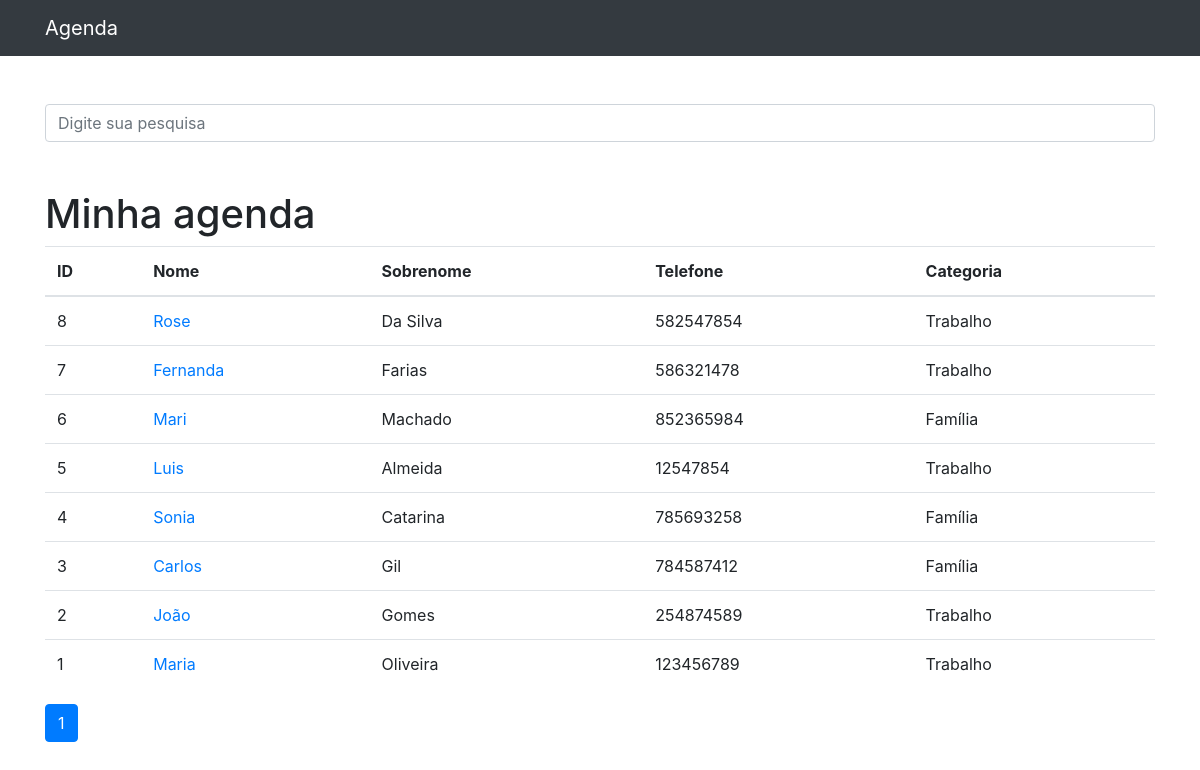
The page / on the database its author committed.
### contatos/models.py (models this page shows, shortened)
class Contato(models.Model):
    nome = models.CharField(max_length=255)
    sobrenome = models.CharField(max_length=255, blank=True)
    telefone = models.CharField(max_length=255)
    email = models.CharField(max_length=255, blank=True)
    data_criacao = models.DateTimeField(default=timezone.now)
    descricao = models.TextField(blank=True)
    categoria = models.ForeignKey(Categoria, on_delete=models.DO_NOTHING)
    mostrar = models.BooleanField(default=True)
    foto = models.ImageField(blank=True, upload_to='fotos/%Y/%m')

class Categoria(models.Model):
    nome = models.CharField(max_length=255)
    def __str__(self):
        return self.nome

### contatos/views.py (the view)
# urls.py: path('', views.index, name='index'),
def index(request):
    contatos = Contato.objects.order_by('-id').filter(
        mostrar=True
    )
    paginator = Paginator(contatos, 20)
    page = request.GET.get('page')
    contatos = paginator.get_page(page)
    return render(request, 'contatos/index.html', {
        'contatos': contatos
    })

### contatos/templates/contatos/index.html
{% extends 'base.html' %}
{% block conteudo %}
<h1 class="mt-5">Minha agenda</h1>
<table class="table">
    <thead>
        <tr>
            <th>ID</th>
            <th>Nome</th>
            <th>Sobrenome</th>
            <th>Telefone</th>
            <th>Categoria</th>
        </tr>
    </thead>
    <tbody>
        {% for contato in contatos %}
        {% if contato.mostrar %}
        <tr>
            <td>{{ contato.id }}</td>
            <td>
                <a href="{% url 'ver_contato' contato.id %}">{{ contato.nome }}</a>
            </td>
            <td>{{ contato.sobrenome }}</td>
            <td>{{ contato.telefone }}</td>
            <td>{{ contato.categoria }}</td>
        </tr>
        {%endif%}
        {% endfor %}
    </tbody>
</table>
<nav aria-label="Page navigation example">
    <ul class="pagination">
        {% for pagina in contatos.paginator.page_range %}
        {% if contatos.number == pagina %}
        <li class="page-item active">
            <a class="page-link" href="page={{ pagina }}&termo={{ request.GET.termo }}">{{ pagina }}</a>
        </li>
        {% else %}
        <li class="page-item">
            <a class="page-link" href="page={{ pagina }}&termo={{ request.GET.termo }}">{{ pagina }}</a>
        </li>
        {% endif %}
        {% endfor %}
    </ul>
</nav>
{%endblock%}

### templates/base.html (shortened to what this page needs)
{% load static %}
<!DOCTYPE html>
<html lang="pt">
<head>
  {% include "parciais/_head.html" %}
</head>
<body>
  {% include "parciais/_nav.html" %}
  <div class="container">
    <div class="row">
      <div class="col-lg-12">
        {% if 'accounts' not in request.path %}
        <br><br>
        <form method="get" action="{% url 'busca' %}">
          <div class="form-group row">
            <div class="col-12">
              <input class="form-control" type="search" value="{{ request.GET.termo }}" id="search-input"
                placeholder="Digite sua pesquisa" name="termo">
            </div>
          </div>
        </form>
        {% endif %}
        {% block conteudo %} {%endblock%}
      </div>
    </div>
  </div>
</body>
</html>

### templates/parciais/_head.html (shortened to what this page needs)
{% load static %}
<link href="{% static 'vendor/bootstrap/css/bootstrap.min.css'%}" rel="stylesheet">

### templates/parciais/_nav.html (shortened to what this page needs)
<nav class="navbar navbar-expand-lg navbar-dark bg-dark static-top">
    <div class="container">
        <a class="navbar-brand" href="{% url 'index' %}">Agenda</a>
    </div>
</nav>

### rows shown on the page
Contato: id "8", nome "Rose", sobrenome "Da Silva", telefone "582547854", categoria "Trabalho"
Contato: id "7", nome "Fernanda", sobrenome "Farias", telefone "586321478", categoria "Trabalho"
Contato: id "6", nome "Mari", sobrenome "Machado", telefone "852365984", categoria "Família"
Contato: id "5", nome "Luis", sobrenome "Almeida", telefone "12547854", categoria "Trabalho"
Contato: id "4", nome "Sonia", sobrenome "Catarina", telefone "785693258", categoria "Família"
Contato: id "3", nome "Carlos", sobrenome "Gil", telefone "784587412", categoria "Família"
Contato: id "2", nome "João", sobrenome "Gomes", telefone "254874589", categoria "Trabalho"
Contato: id "1", nome "Maria", sobrenome "Oliveira", telefone "123456789", categoria "Trabalho"

### other values the page prints
{{ pagina }} "1"
